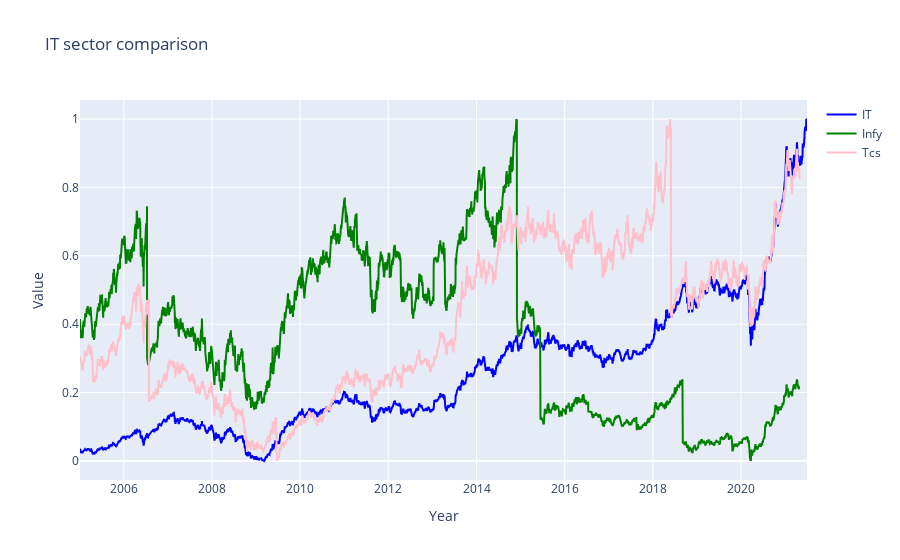

Notebook code cell kept with this figure:
### Markdown cell above
### TCS and INFY vs NIFTY IT(Benchmark)

### Code cell
infy_df = pd.read_csv("../datasets/companies/INFY.csv")
start = infy_df[infy_df['Date']=='2005-01-03'].index[0]
infy_df = infy_df[start:]

tcs_df = pd.read_csv("../datasets/companies/TCS.csv")
start = tcs_df[tcs_df['Date']=='2005-01-03'].index[0]
tcs_df = tcs_df[start:]

norm1 = normalize(niftyIT_df)
norm2 = normalize(infy_df)
norm3 = normalize(tcs_df)


fig = go.Figure()
        

fig.add_trace(go.Scatter(
         x=norm1['Date'],
         y=norm1['Close'],
        name='IT',
        line=dict(color='blue'),
    opacity=1))        

fig.add_trace(go.Scatter(
         x=norm2['Date'],
         y=norm2['Close'],
        name='Infy',
        line=dict(color='green'),
    opacity=1))

fig.add_trace(go.Scatter(
         x=norm3['Date'],
         y=norm3['Close'],
        name='Tcs',
        line=dict(color='pink'),
    opacity=1))
    
fig.update_layout(title_text="IT sector comparison", xaxis_title = 'Year', yaxis_title='Value')

fig.show()

### Figure 1 — Plotly figure (JSON) as saved in the notebook; plotly's stock layout.template omitted (floating-point values rounded to 4 significant figures; data arrays with more than 128 entries replaced by an {"elided": "..."} marker saying what was removed)
{"data": [{"line": {"color": "blue"}, "name": "IT", "opacity": 1, "type": "scatter", "x": {"elided": "4092 str values"}, "y": {"elided": "4092 float values"}}, {"line": {"color": "green"}, "name": "Infy", "opacity": 1, "type": "scatter", "x": {"elided": "4049 str values"}, "y": {"elided": "4049 float values"}}, {"line": {"color": "pink"}, "name": "Tcs", "opacity": 1, "type": "scatter", "x": {"elided": "4049 str values"}, "y": {"elided": "4049 float values"}}], "layout": {"title": {"text": "IT sector comparison"}, "xaxis": {"title": {"text": "Year"}}, "yaxis": {"title": {"text": "Value"}}}}
